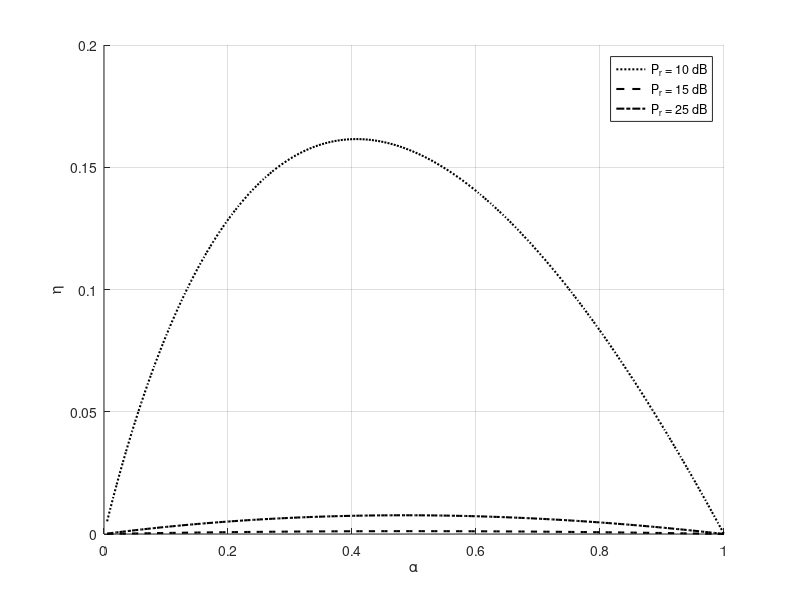

This chart was generated by the following MATLAB code:
clc; clear; close all;

% Initial parameters
sigma_rr = 1;
sigma_cr = 1;
sigma_n = 1;
T = 1;                           % Time duration (e.g., 1 second)4
P_c_dB = 10;                     % Communication power (dB)
P_c = 10^(P_c_dB / 10);          % Linear scale

% Define range for alpha
alpha_range = linspace(0, 1, 200);

% Radar power levels (in dBW)
P_r_dB_values = [10, 25, 20];
lineStyles = {':', '--', '-.'};     % Line styles
color = 'k';       

% Prepare figure
figure; hold on;

% Loop over each radar power level
for j = 1:length(P_r_dB_values)
    P_r_dB = P_r_dB_values(j);
    P_r = 10^(P_r_dB / 10);  % Convert dBW to linear scale

    % Preallocate arrays
    beta = zeros(size(alpha_range));
    eta_total = zeros(size(alpha_range));

    
    % Loop over each alpha value
    for i = 1:length(alpha_range)
        alpha = alpha_range(i);

        % Beta calculations
        beta_first_part = sigma_cr^2 * P_c;
        beta_second_part = (sigma_rr^2 * P_r) + sigma_n^2;
        beta_whole_part = beta_first_part/beta_second_part;
        beta_denominator = 1 + (alpha * T * beta_whole_part);
        beta_i = 1/beta_denominator;
        beta(i) = beta_i;

        % Each eta part
        part_1 = (1-alpha) * T;

        part_2_numerator = -beta_i * (1 - beta_i) * sigma_cr^2 * P_c;
        part_2_denominator = (sigma_rr^2 * P_r - beta_i * sigma_cr^2 * P_c) * (2 * beta_i - 1) ;
        part_2 = part_2_numerator/part_2_denominator;
        part_3 = (sigma_n^2) / (beta_i * sigma_cr^2 * P_c);
        part_3_exp = exp(part_3)/log(2);
        part_3_expint = expint(part_3);

        term_1 = part_2 * part_3_exp  * part_3_expint;

        part_4_numerator = sigma_rr^2 * P_r * (1-beta_i) * sigma_cr^2 * P_c;
        part_4_denominator = (sigma_rr^2 * P_r - beta_i * sigma_cr^2 * P_c) * (sigma_rr^2 * P_r - (1-beta_i) * sigma_cr^2 * P_c);
        part_4 = part_4_numerator/part_4_denominator;
        part_5 = (sigma_n^2) / (sigma_rr^2 * P_r);
        part_5_exp = exp(part_5)/log(2);
        part_5_expint = expint(part_5);
        
        term_2 = part_4 * part_5_exp * part_5_expint;

        part_6_numerator = (1-beta_i)^2 * sigma_cr^2 * P_c;
        part_6_denominator = (sigma_rr^2 * P_r - (1-beta_i) * sigma_cr^2 * P_c) * (2*beta_i - 1);
        part_6 = part_6_numerator/part_6_denominator;
        part_7 = (sigma_n^2) / ((1-beta_i) * sigma_cr^2 * P_c);
        part_7_exp = exp(part_7)/log(2);
        part_7_expint = expint(part_7);

        term_3 = part_6 * part_7_exp * part_7_expint;

        % Calculate eta
        eta_total(i) = part_1 * (term_1 + term_2 + term_3);

    end 
    % Plotting
    plot(alpha_range, eta_total, 'LineStyle', lineStyles{j}, 'Color', color, 'LineWidth', 1.5);
    hold on;

end

xlabel('\alpha'); ylabel('\eta');
legend('P_r = 10 dB', 'P_r = 15 dB', 'P_r = 25 dB');
grid on;
